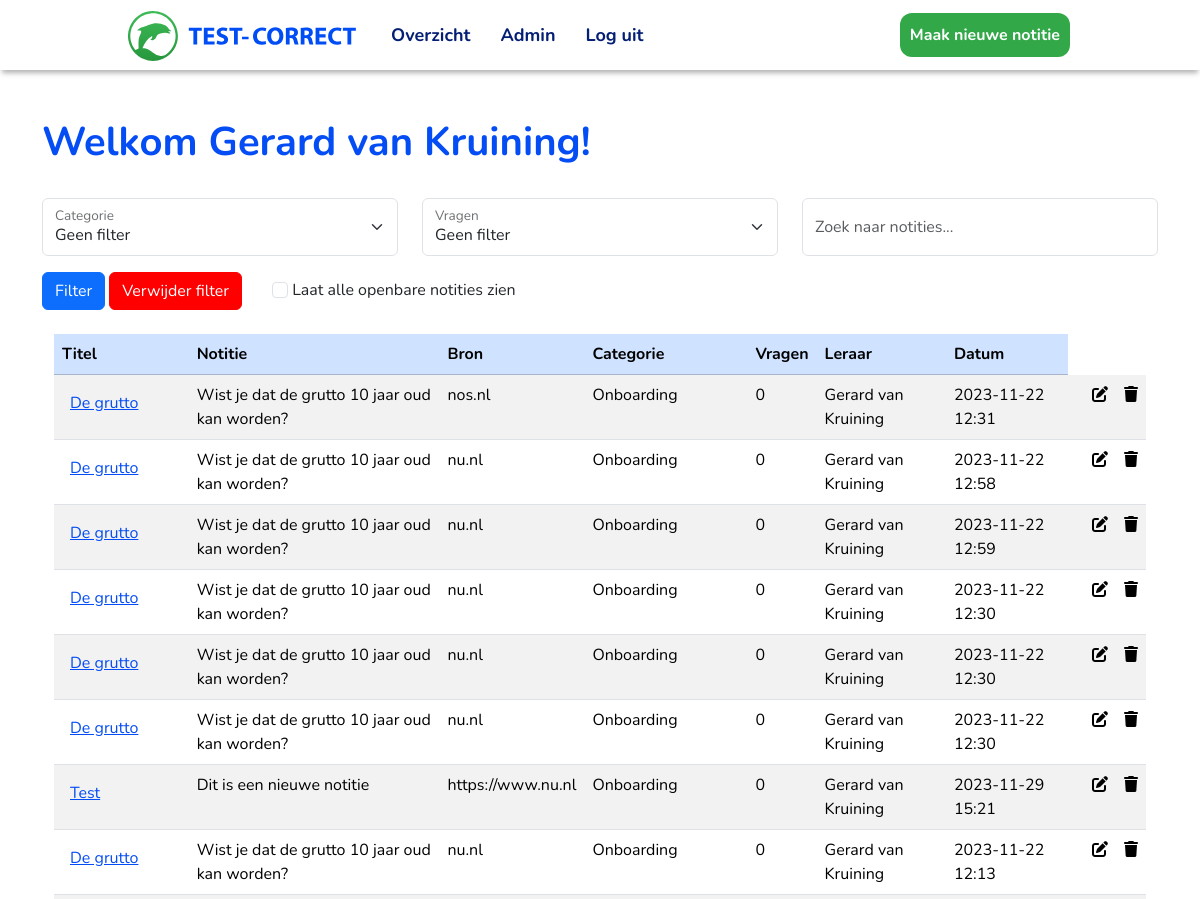
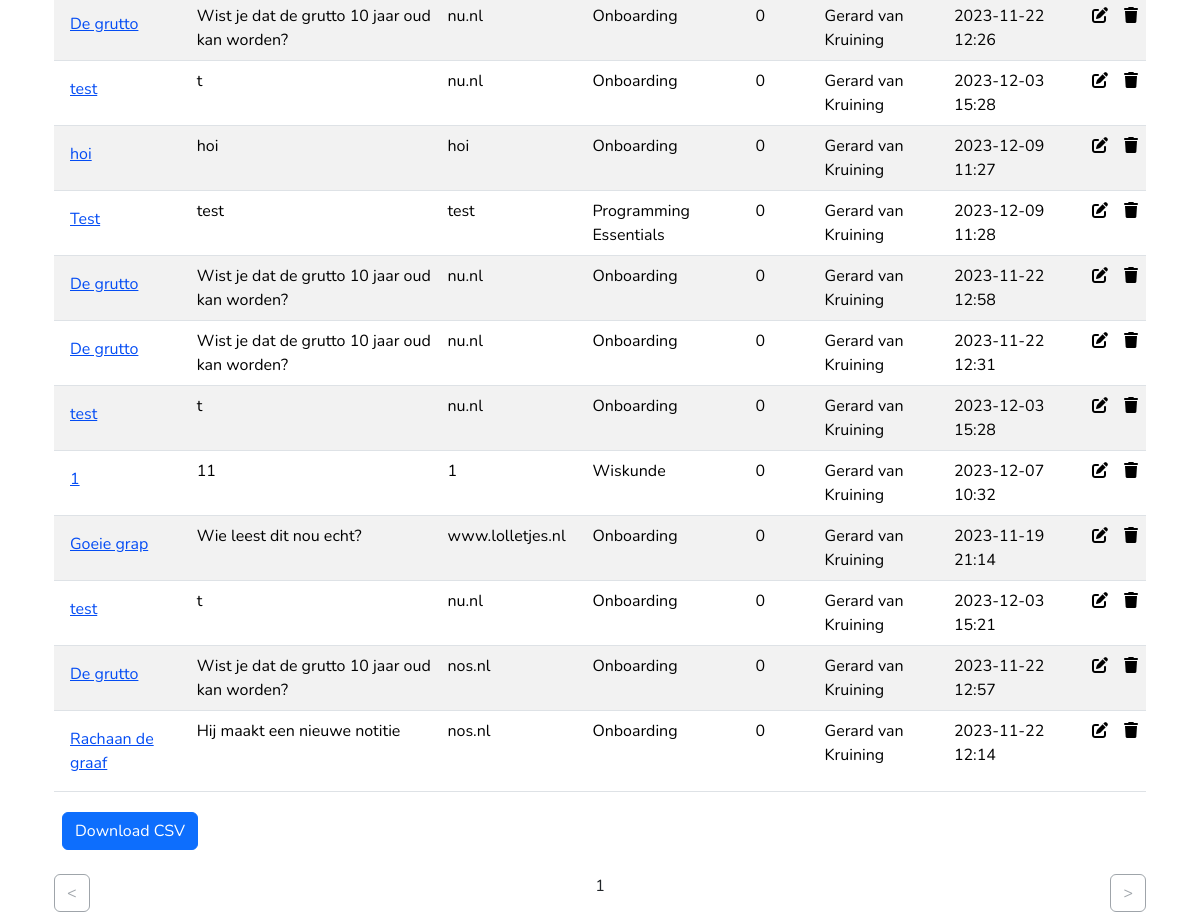
Page / (signed in) on the committed database (2 pictures, top to bottom).
### tables this page shows
CREATE TABLE teachers (
            teacher_id INTEGER PRIMARY KEY AUTOINCREMENT,
            display_name TEXT NOT NULL,
            username TEXT NOT NULL,
            teacher_password TEXT NOT NULL,
            date_created DATETIME DEFAULT CURRENT_TIMESTAMP,
            is_admin INTEGER NOT NULL DEFAULT 0);

CREATE TABLE "notes" (
	"note_id"	INT,
	"title"	TEXT NOT NULL,
	"note_source"	TEXT NOT NULL,
	"is_public"	INTEGER NOT NULL DEFAULT 1,
	"teacher_id"	INTEGER NOT NULL,
	"category_id"	INTEGER NOT NULL,
	"note"	TEXT NOT NULL,
	"date_created"	DATETIME DEFAULT CURRENT_TIMESTAMP);

### app.py (the view, shortened to what this page needs)
@application.route("/", methods=["GET", "POST"])
@login_required
def index():
    page_length = 20
    data_notes = []
    data_notes_per_page = []
    if request.method == "POST":
        if "clear_filter" in request.form.keys():
            filter_category = ""
            filters["category"] = filter_category
            filter_questions = ""
            filters["questions"] = filter_questions
            filter_search = ""
            filters["search"] = filter_search
            filters["all_teachers"] = ""
        else:
            if "chosen_category" in request.form.keys():
                if (request.form["chosen_category"]) != "":
                    chosen_category = request.form["chosen_category"]
                    filter_category = MODEL.category_filter(chosen_category)
                    filters["category"] = chosen_category
                else:
                    filter_category = ""
                    filters["category"] = filter_category
            elif filters["category"] != "":
                filter_category = MODEL.category_filter(filters["category"])
            else:
                filter_category = ""
            if "questions" in request.form.keys():
                if request.form.get("questions") != "":
                    questions = request.form["questions"]
                    filter_questions = MODEL.questions_filter(questions)
                    filters["questions"] = questions
                else:
                    filter_questions = ""
                    filters["questions"] = filter_questions
            elif filters["questions"] != "":
                filter_questions = MODEL.questions_filter(filters["questions"])
            else:
                filter_questions = ""
            if "search" in request.form.keys():
                if request.form.get("search") != "":
                    search_words = request.form["search"]
                    filter_search = MODEL.search_filter(search_words)
                    filters["search"] = search_words
                else:
                    filter_search = ""
                    filters["search"] = filter_search
            elif filters["search"] != "":
                filter_search = MODEL.search_filter(filters["search"])
            else:
                filter_search = ""
            if "all_teachers" in request.form.keys():
                filters["all_teachers"] = True
            elif (
                "forward" not in request.form.keys()
                and "back" not in request.form.keys()
            ):
                filters["all_teachers"] = ""
    else:
        chosen_category = filters["category"]
        questions = filters["questions"]
        search_words = filters["search"]
        if chosen_category == "" or None:
            filter_category = ""
        else:
            filter_category = MODEL.category_filter(chosen_category)
        if questions == "" or None:
            filter_questions = ""
        else:
            filter_questions = MODEL.questions_filter(questions)
        if search_words == "" or None:
            filter_search = ""
        else:
            filter_search = MODEL.search_filter(search_words)
    category = MODEL.get_categories()
    result_notes_user = MODEL.filter_query_user(
        g.user["teacher_id"], filter_category, filter_questions, filter_search
    )
    for row in result_notes_user:
        data_notes.append(row)
    total_notes = len(data_notes)
    if (total_notes % page_length) == 0:
        total_pages = total_notes // page_length
    else:
        total_pages = (total_notes // page_length) + (
            (total_notes % page_length) > False
        )
    page = current_page(default_notes_page, total_pages)
    last_note_per_page = page_length * page["current_page"]
    first_note_per_page = last_note_per_page - page_length
    for row in range(first_note_per_page, last_note_per_page):
        try:
            data_notes_per_page.append(data_notes[row])
        except IndexError:
            break
    string_category = {}
    for row in category:
        string_category[row["category_id"]] = str(row["category_id"])
    dict_filter_category = [dict(row) for row in data_notes_per_page]
    session["current_data_notes"] = dict_filter_category
    note_id = str(uuid.uuid4())
    return render_template(
        "overviewnotes.html.jinja",
        data_notes=data_notes_per_page,
        page=page["current_page"],
        total_pages=total_pages,
        categories=category,
        string_category=string_category,
        filters=filters,
        note_id=note_id,
    )

### app.py (called while the page is built)
def login_required(view):
    @functools.wraps(view)
    def wrapped_view(**kwargs):
        if g.user is None:
            return redirect("/login")
        return view(**kwargs)
    return wrapped_view

@application.before_request
def load_logged_in_user():
    user_id = session.get("user_id")
    if user_id is None:
        g.user = None
    else:
        g.user = MODEL.get_current_user_data(user_id)

def current_page(default_page, total_pages):
    if default_page["current_page"] < 1:
        default_page["current_page"] = 1
    if default_page["current_page"] > total_pages:
        default_page["current_page"] = total_pages
    return default_page

### lib/MVC.py (called while the page is built)
    def __get_connection(self):
        connection = sqlite3.connect(self.dbpath)
        return connection

    def __get_cursor(self):
        connection = self.__get_connection()
        cursor = connection.cursor()
        cursor.row_factory = sqlite3.Row
        return cursor

    def get_current_user_data(self, user_id):
        cursor = self.__get_cursor()
        cursor.execute("""SELECT
                        teachers.teacher_id,
                        teachers.display_name,
                        teachers.username,
                        teachers.is_admin
                       FROM teachers
                       WHERE teacher_id = ?""",
                       (user_id,))
        return cursor.fetchone()

    def get_categories(self):
        conn = sqlite3.connect(self.dbpath)
        conn.row_factory = sqlite3.Row
        cursor = conn.cursor()
        cursor.execute("SELECT * FROM categories")
        return cursor.fetchall()

### templates/overviewnotes.html.jinja (shortened to what this page needs)
{% extends "base.html" %}
{% block head %}
  {{ super() }}
{% endblock %}
{% block content %}
<div class="container mt-4">
    <br>
    <h1>Welkom {{ g.user['display_name'] }}!</h1>
    <br>
    <div class="row">
        <div class="col-md-4">
        <form action="/" method="POST" class="d-flex">
            <div class="input-group mb-3" >
                <div class="form-floating">
                    <select name="chosen_category" class="form-select" id="floatingSelect">
                        {% if filters.category == "" %}
                            <option value="">Geen filter</option>
                        {% endif %}
                    </select>
                    <label for="floatingSelect">Categorie</label>
                </div>
            </div>
        </div>
        <div class="col-md-4">
            <div class="input-group mb-3">
                <div class="form-floating">
                    <select name="questions" id="floatingSelect" class="form-select" style="display:block;">
                        {% if filters.questions == "questions" %}
                            <option value="questions">Heeft vragen</option>
                            <option value="">Geen filter</option>
                            <option value="no_questions">Geen vragen</option>
                        {% elif filters.questions == "no_questions" %}
                            <option value="no_questions">Geen vragen</option>
                            <option value="">Geen filter</option>
                            <option value="questions">Heeft vragen</option>
                        {% else %}
                            <option value="">Geen filter</option>
                        {% endif %}
                    </select>
                    <label for="floatingSelect">Vragen</label>
                </div>
            </div>
        </div>
            <div class="col-md-4">
                <div class="input-group mb-3" style="height: 58px;">
                    {% if filters.search == ""%}
                        <input id="searchbar" onkeyup="searchnotes()" type="text" name="search" class="form-control" placeholder="Zoek naar notities...">
                    {% else %}
                        <input id="searchbar" onkeyup="searchnotes()" type="text" name="search" class="form-control" placeholder="{{ filters.search }}">
                    {% endif %}
                </div>
            </div>
            <div class="row">
                <div class="col-md-3" style=" width: 230px;">
                    <button type="submit" class="btn btn-primary">Filter</button>
                    <button type="submit" name="clear_filter" value="True" class="btn btn-primary" style="background-color: red; border-color: red;">Verwijder filter</button>
                </div>
                <div class="col-md-3"  style="padding-top: 6px;">
                    {% if filters.all_teachers == True %}
                    <input class="form-check-input" type="checkbox" name="all_teachers" value="True" id="Check_all_public" checked>
                    {% else %}
                    <input class="form-check-input" type="checkbox" name="all_teachers" value="True" id="Check_all_public">
                    {% endif %}
                    <label class="form-check-label" for="Check_all_public">
                        Laat alle openbare notities zien
                    </label>
                </div>
            </div>
    </div>
    <div class="container mt-4">
        <table id="notesdisplay" class="table table-striped">
        <table id="notesdisplay" class="table table-striped table-hover">
            <thead>
            <tr>
                <td class="table-primary"><strong>Titel</strong></td>
                <td class="table-primary"><strong>Notitie</strong></td>
                <td class="table-primary"><strong>Bron</strong></td>
                <td class="table-primary"><strong>Categorie</strong></td>
                <td class="table-primary"><strong>Vragen</strong></td>
                <td class="table-primary"><strong>Leraar</strong></td>
                <td class="table-primary"><strong>Datum</strong></td>
            </tr>
            </thead>
            {% for data_note in data_notes %}
                <tr id="tablerow">
                    <td><a style="color: #044cf4; text-decoration: underline;" href="{{ url_for('viewnote', note_id=data_note.note_id) }}">{{ data_note.title }}</a></td>
                    <td>{{ data_note.note }}</td>
                    <td>{{ data_note.note_source }}</td>
                    <td>
                        {{ data_note.omschrijving.split()[:50]|join(' ') }}{% if data_note.omschrijving.split()|length > 50 %}...{% endif %}
                    </td>
                    <td>{{ data_note.question }}</td>
                    <td>{{ data_note.display_name }}</td>
                    <td>{{ data_note.date_created }}</td>
                    <td>{{ data_note.is_public }}</td>
                    <td><button onclick="location.href='/editnote/{{ data_note.note_id }}'" type="button"><i class="fa-solid fa-pen-to-square"></i></button></td>
                    <td><button onclick="deleteNote('{{ data_note.note_id }}')"><i class="fa-solid fa-trash"></i></button></td>
                </tr>
            {% else %}
                    <h3>Geen notities gevonden</h3>
            {% endfor %}
        </table>
    </div>
    {% if total_pages != 0%}
    <a class="btn btn-primary" style="margin-top: 20px; margin-left: 20px;" href="/download_csv">Download CSV</a>
    <div class="container mt-4 text-center">
        <form method="post" class="notes_page_nav">
            {% if (page == 1) and (total_pages <= 1) %}
            <div class="row">
                <div class="col-auto me-auto">
                    <button class="btn btn-outline-secondary" name="back" type="submit" value="-1" disabled> < </button>
                </div>
                <div class="col">
                    <p style="font-family: Nunito, sans-serif">{{ page }}</p>
                </div>
                <div class="col-auto">
                    <button class="btn btn-outline-secondary" name="forward" type="submit" value="+1" disabled> > </button>
                </div>
            </div>
            {% endif %}
        </form>
    </div>
    {% endif %}
</div>
{% endblock %}

### static/styles/test.css (style rules this page uses)
* { margin: 0; padding: 0; box-sizing: border-box; }
body { font-family: 'Nunito', sans-serif; }
input { font-family: 'Nunito', sans-serif; border-style: solid; border-radius: 5px; padding: 5px; width: 290px; border: 2px; }
label { font-family: 'Nunito', sans-serif; }
#notesdisplay { margin: 0 auto; width: 100%; padding: 10px; font-family: 'Nunito', sans-serif; }
td { padding: 5px; }
h1 { color: #044cf4; font-weight: 700; }
a { display: block; padding: 8px; font-family: 'Nunito', sans-serif; text-decoration: none; color: rgb(0, 0, 0); }
button { border-style: none; background-color: transparent; }

### rows in the picture
teachers: user.display_name "Gerard van Kruining", title "1", note "11", note_source "1", omschrijving.split "Wiskunde", question "0", display_name "Gerard van Kruining", date_created "2023-12-07 10:32"
notes: title "Test", note "Dit is een nieuwe notitie", note_source "https://www.nu.nl", omschrijving.split "Onboarding", question "0", display_name "Gerard van Kruining", date_created "2023-11-29 15:21"
notes: title "hoi", note "hoi", note_source "hoi", omschrijving.split "Onboarding", question "0", display_name "Gerard van Kruining", date_created "2023-12-09 11:27"
notes: title "Goeie grap", note "Wie leest dit nou echt?", note_source "www.lolletjes.nl", omschrijving.split "Onboarding", question "0", display_name "Gerard van Kruining", date_created "2023-11-19 21:14"
notes: title "Rachaan de graaf", note "Hij maakt een nieuwe notitie", note_source "nos.nl", omschrijving.split "Onboarding", question "0", display_name "Gerard van Kruining", date_created "2023-11-22 12:14"

### other values in the picture
{{ data_note.title }} "De grutto" "De grutto" "De grutto" "De grutto" "De grutto" "De grutto" "De grutto" "De grutto" "test" "Test" "De grutto" "De grutto" "test" "test" "De grutto"
{{ data_note.note }} "Wist je dat de grutto 10 jaar oud kan worden?" "Wist je dat de grutto 10 jaar oud kan worden?" "Wist je dat de grutto 10 jaar oud kan worden?" "Wist je dat de grutto 10 jaar oud kan worden?" "Wist je dat de grutto 10 jaar oud kan worden?" "Wist je dat de grutto 10 jaar oud kan worden?" "Wist je dat de grutto 10 jaar oud kan worden?" "Wist je dat de grutto 10 jaar oud kan worden?" "t" "test" "Wist je dat de grutto 10 jaar oud kan worden?" "Wist je dat de grutto 10 jaar oud kan worden?" "t" "t" "Wist je dat de grutto 10 jaar oud kan worden?"
{{ data_note.note_source }} "nos.nl" "nu.nl" "nu.nl" "nu.nl" "nu.nl" "nu.nl" "nu.nl" "nu.nl" "nu.nl" "test" "nu.nl" "nu.nl" "nu.nl" "nu.nl" "nos.nl"
{{ data_note.omschrijving.split()[:50]|join(' ') }} "Onboarding" "Onboarding" "Onboarding" "Onboarding" "Onboarding" "Onboarding" "Onboarding" "Onboarding" "Onboarding" "Programming Essentials" "Onboarding" "Onboarding" "Onboarding" "Onboarding" "Onboarding"
{{ data_note.question }} "0" "0" "0" "0" "0" "0" "0" "0" "0" "0" "0" "0" "0" "0" "0"
{{ data_note.display_name }} "Gerard van Kruining" "Gerard van Kruining" "Gerard van Kruining" "Gerard van Kruining" "Gerard van Kruining" "Gerard van Kruining" "Gerard van Kruining" "Gerard van Kruining" "Gerard van Kruining" "Gerard van Kruining" "Gerard van Kruining" "Gerard van Kruining" "Gerard van Kruining" "Gerard van Kruining" "Gerard van Kruining"
{{ data_note.date_created }} "2023-11-22 12:31" "2023-11-22 12:58" "2023-11-22 12:59" "2023-11-22 12:30" "2023-11-22 12:30" "2023-11-22 12:30" "2023-11-22 12:13" "2023-11-22 12:26" "2023-12-03 15:28" "2023-12-09 11:28" "2023-11-22 12:58" "2023-11-22 12:31" "2023-12-03 15:28" "2023-12-03 15:21" "2023-11-22 12:57"
{{ page }} "1"
